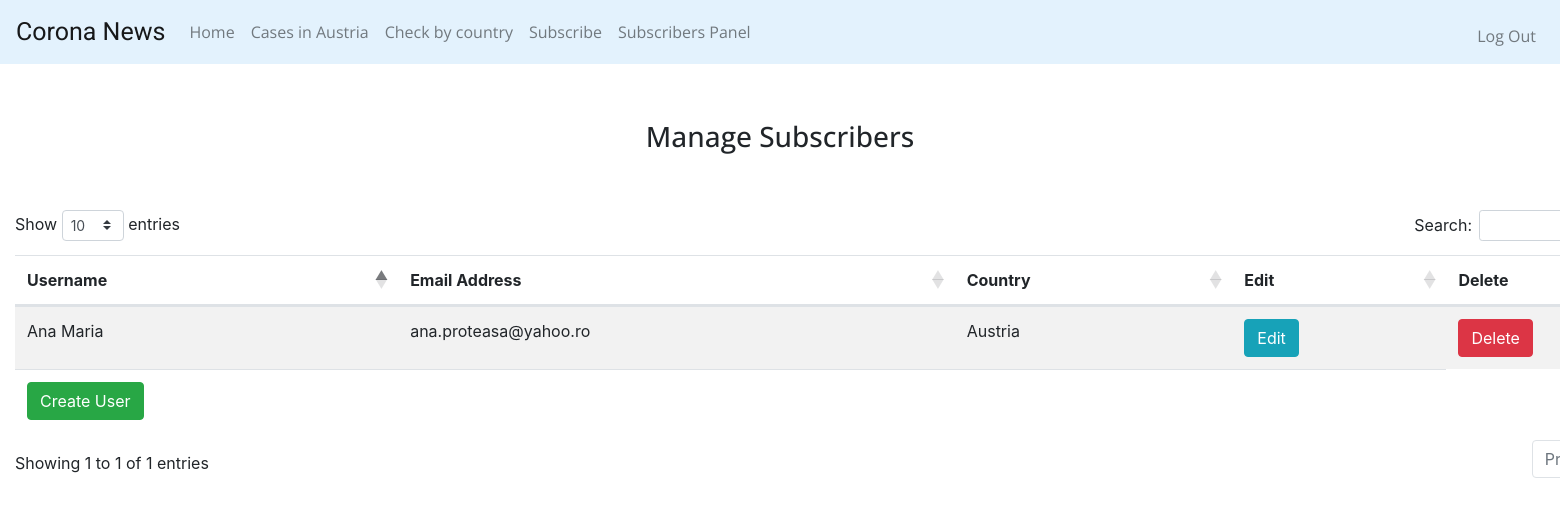
The page /usersTable (signed in) on the database as committed earlier.
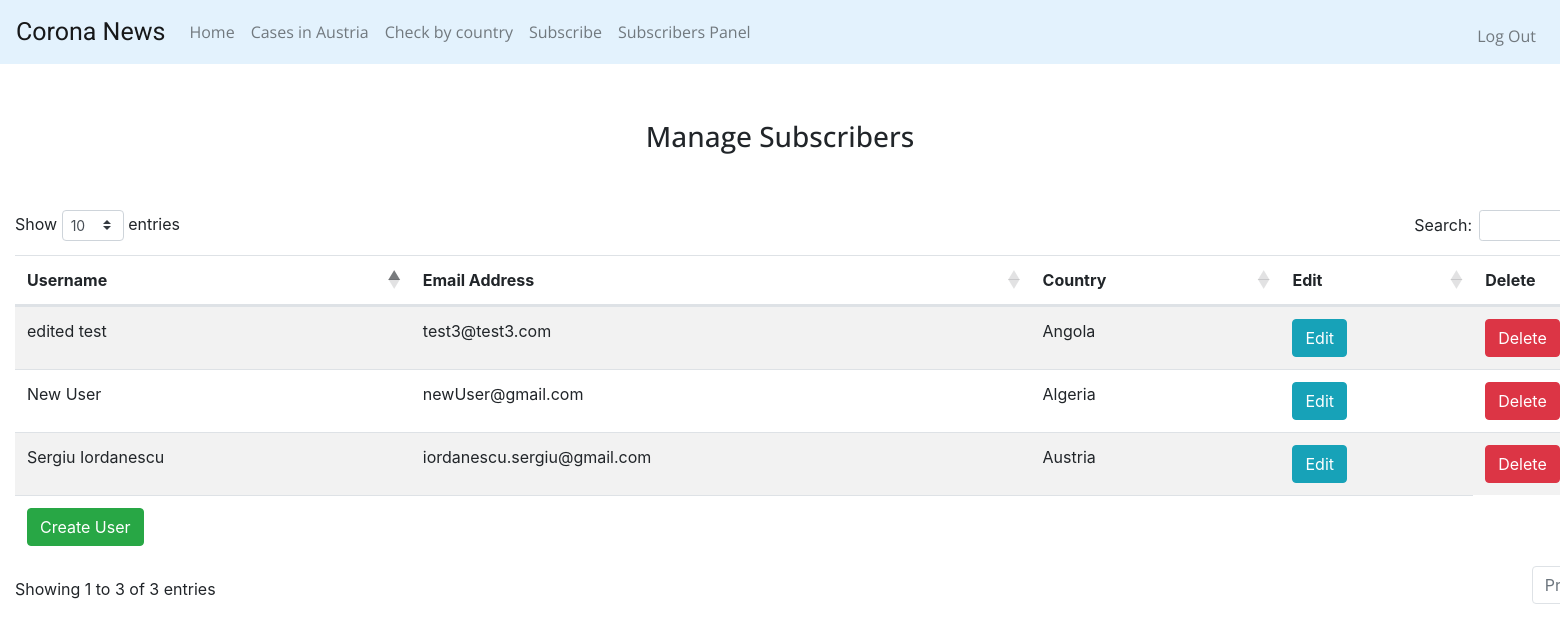
The same page on the database as committed later.
### tables this page shows
CREATE TABLE subscribers (subscriber_id INTEGER PRIMARY KEY AUTOINCREMENT NOT NULL, emailAdress text NOT NULL, Name text NOT NULL, country TEXT);

### app.py (the view)
@app.route("/usersTable")
@login_required
def usersTable():
    users = select_all_users()
    loggedUser = select_user_where_userID('users', session["user_id"])
    if loggedUser[0]['role'] != 'admin':
        return render_template("usersTable.html", users=users, disabled='disabled')
    return render_template("usersTable.html", users=users)

### app.py (called while the page is built)
@app.after_request
def after_request(response):
    response.headers["Cache-Control"] = "no-cache, no-store, must-revalidate"
    response.headers["Expires"] = 0
    response.headers["Pragma"] = "no-cache"
    return response

### helpers.py (called while the page is built)
def connect_to_db():
    conn = sqlite3.connect('coronaDatabase.db')
    return conn

def dict_factory(cursor, row):
    d = {}
    for idx, col in enumerate(cursor.description):
        d[col[0]] = row[idx]
    return d

def login_required(f):
    @wraps(f)
    def decorated_function(*args, **kwargs):
        if session.get("user_id") is None:
            return redirect("/login")
        return f(*args, **kwargs)
    return decorated_function

### subscribeDAO.py (called while the page is built)
def select_user_where_userID(tableName, userID):
    conn = connect_to_db()
    conn.row_factory = dict_factory
    cursor = conn.cursor()
    format_str = """SELECT * FROM "{table}" WHERE user_id="{userID}";"""
    sql_command = format_str.format(table=tableName, userID=userID)
    cursor.execute(sql_command)
    user = cursor.fetchall()
    conn.close()
    return user

def select_all_users():
    conn = connect_to_db()
    conn.row_factory = dict_factory
    cursor = conn.cursor()
    sql_command = """SELECT * FROM subscribers"""
    cursor.execute(sql_command)
    users = cursor.fetchall()
    conn.close()
    return users

### templates/usersTable.html (shortened to what this page needs)
{% extends "layout.html" %}
{% block headSergiu %}
    <link href="https://cdn.datatables.net/1.10.22/css/dataTables.bootstrap4.min.css" rel="stylesheet">
{% endblock %}
{% block main %}
<br>
<h3 class="my-2" style="text-align: center; font-family: 'Open Sans', sans-serif;">Manage Subscribers</h3>
<br><br>
    <div class="col">
        <div style="margin:auto; width:1700px;">
            <table id="example" class="table table-striped " style="width: 100%;" >
                <thead>
                    <tr>
                        <th>Username</th>
                        <th>Email Address</th>
                        <th>Country</th>
                        <th>Edit</th>
                        <th>Delete</th>
                    </tr>
                </thead>
                <tfoot>
                    <tr>
                        <td>
                            <a href="manageUsers/create/newUser/0"><button class="btn btn-success" {{disabled}}>Create User</button></a>
                        </td>
                        <td></td>
                        <td></td>
                        <td></td>
                    </tr>
                </tfoot>
                <tbody>
                <form class="text-center border border-light p-5" action="/usersTable" method="post">
                    {% for dict_item in users %}
                        <tr>
                            <td>
                                {{dict_item.get("Name")}}
                            </td>
                            <td>
                                {{dict_item.get("emailAdress")}}
                            </td>
                            <td>
                                {{dict_item.get("country")}}
                            </td>
                            <td>
                                {% set emailAddress = dict_item.get("emailAdress") %}
                                {% set userID = dict_item.get("subscriber_id") %}
                                <a href="manageUsers/edit/{{ emailAddress }}/{{ userID }}"><button class="btn btn-info" {{disabled}}>Edit</button></a>
                            </td>
                            <td>
                                {% set emailAddress = dict_item.get("emailAdress") %}
                                {% set userID = dict_item.get("subscriber_id") %}
                                <button type="button" class="btn btn-danger" data-toggle="modal" data-target="#exampleModalCenter" {{disabled}}>
                                    Delete
                                </button>
                            </td>
                        </tr>
                    {% endfor %}
                </form>
                </tbody>
            </table>
        </div>
{% endblock %}

### templates/layout.html (shortened to what this page needs)
<!DOCTYPE html>
<html lang="en">
<head>
    <link href="https://cdnjs.cloudflare.com/ajax/libs/twitter-bootstrap/4.5.2/css/bootstrap.css" rel="stylesheet">
    {% block headSergiu %}{% endblock %}
</head>
<body>
    <nav class="navbar sticky-top navbar-expand-lg navbar-light" style="background-color: #e3f2fd;">
      <a class="navbar-brand" style="font-family: 'Roboto', sans-serif; font-size: 25px;" href="/">Corona News</a>
      <div class="collapse navbar-collapse" style="font-family: 'Open Sans', sans-serif;" id="navbarSupportedContent">
        {% if session.user_id %}
          <ul class="navbar-nav mr-auto">
            <li class="nav-item">
              <a class="nav-link" href="/">Home <span class="sr-only">(current)</span></a>
            </li>
            <li class="nav-item">
              <a class="nav-link" href="/casesInAustria">Cases in Austria</a>
            </li>
            <li class="nav-item">
              <a class="nav-link" href="/casesWorld">Check by country</a>
            </li>
            <li class="nav-item">
              <a class="nav-link" href="/subscription">Subscribe</a>
            </li>
            <li class="nav-item">
              <a class="nav-link" href="/usersTable">Subscribers Panel</a>
            </li>
          </ul>
            <ul class="navbar-nav ml-auto mt-2">
              <li class="nav-item"><a class="nav-link" href="/logout">Log Out</a></li>
          </ul>
        {% endif %}
      </div>
    </nav>
<br />
{% block main %}{% endblock %}
</body>
</html>

Rows that differ between the two databases and show on the page:
removed subscribers: get "Ana Maria", get "ana.proteasa@yahoo.ro", get "Austria"
added subscribers: get "edited test", get "test3@test3.com", get "Angola"
added subscribers: get "Sergiu Iordanescu", get "iordanescu.sergiu@gmail.com", get "Austria"
added subscribers: get "New User", get "newUser@gmail.com", get "Algeria"
Other text that changed with them:
text written by a page script: "Show entries Search: Showing 1 to 1 of 1 entries Previous" → "Show entries Search: Showing 1 to 3 of 3 entries Previous"
